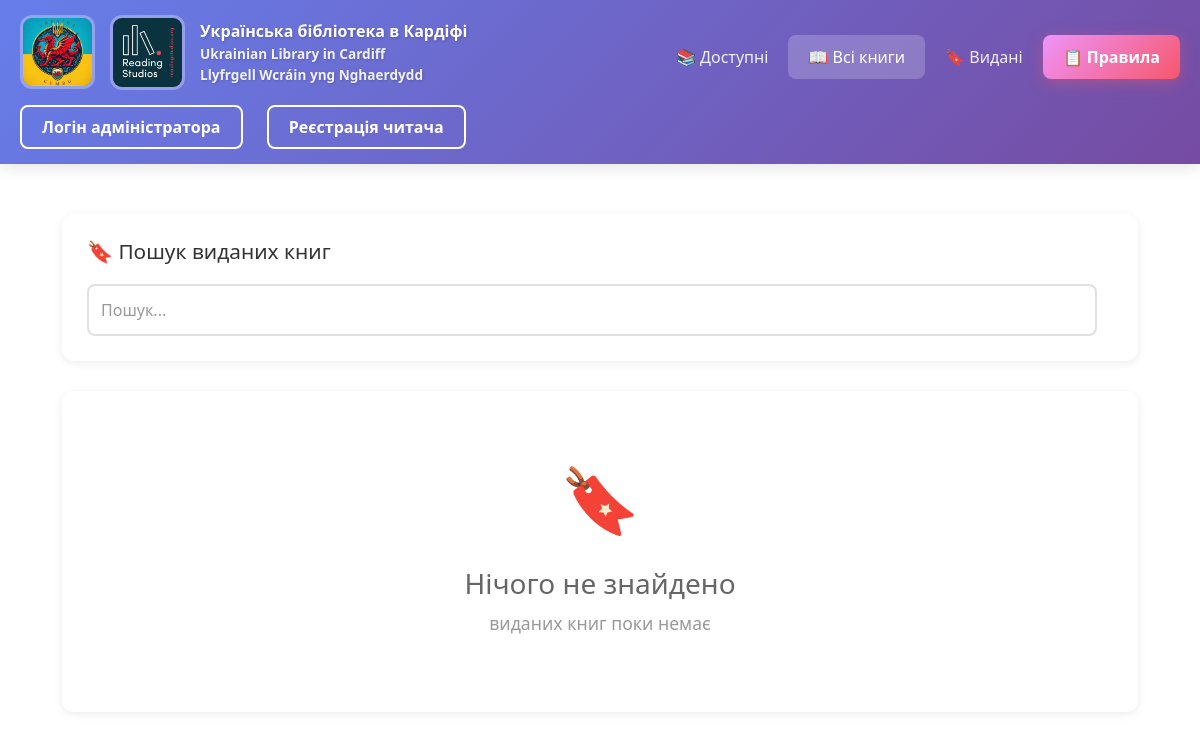
Before: /booked with the older database file.
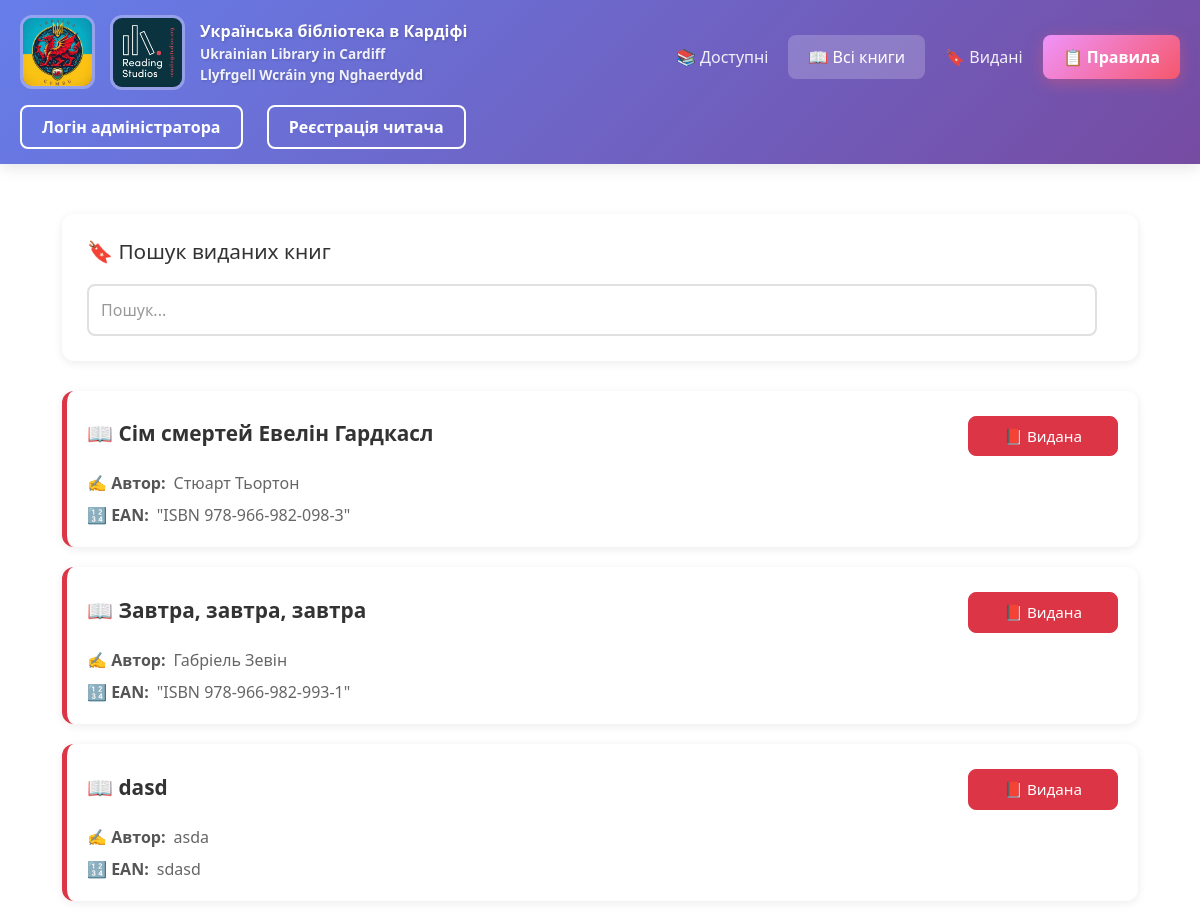
After: the same page with the newer database file.
### app.py (models this page shows)
class Book(db.Model):
    id = db.Column(db.Integer, primary_key=True)
    name_book = db.Column(db.String(100), nullable=False)
    author = db.Column(db.String(100), nullable=False)
    surname = db.Column(db.String(100), default='')
    ean = db.Column(db.Text, nullable=False)
    buyer = db.Column(db.String(100), nullable=False)
    phone = db.Column(db.String(20), nullable=False)
    stat = db.Column(db.String(20), nullable=False)
    date = db.Column(db.DateTime, default=datetime.utcnow)
    enddate = db.Column(db.DateTime, default=datetime.utcnow)
    history = db.Column(db.String(100), default='')

### app.py (the view)
@app.route('/booked')
def booked():
    search_query = request.args.get('search', '')
    if search_query:
        search_query_lower = search_query.lower()
        booked = []
        for book in Book.query.filter(Book.stat == 'видана').all():
            if (search_query_lower in book.name_book.lower() or
                search_query_lower in book.author.lower() or
                search_query_lower in book.ean.lower()):
                booked.append(book)
    else:
        booked = Book.query.filter(Book.stat == 'видана').all()
    return render_template('booked.html', booked=booked, search_query=search_query)

### templates/booked.html (shortened to what this page needs)
{% extends 'base.html' %}
{% block body %}
<div class="container" style="max-width: 1200px; margin: 0 auto; padding: 20px;">
    <div style="background: white; padding: 25px; border-radius: 12px; box-shadow: 0 2px 10px rgba(0,0,0,0.08); margin-bottom: 30px;">
        <h3 style="color: #333; margin-bottom: 20px; font-size: 1.3em; display: flex; align-items: center; gap: 10px;">
            🔖 Пошук виданих книг
        </h3>
        <form class="col-12 col-lg-auto mb-3 mb-lg-0 me-lg-3" method="GET" action="/booked" style="display: flex; gap: 15px; align-items: center; flex-wrap: wrap;">
            <input type="search" name="search" id="searchInput" class="search form-control text-bg-white" placeholder="Пошук..." aria-label="Search" value="{{ search_query if search_query else '' }}" style="flex: 1; min-width: 100%; padding: 12px; border: 2px solid #e0e0e0; border-radius: 8px; font-size: 1em; transition: border 0.3s;">
        </form>
    </div>
    {% if booked %}
        <div style="display: grid; gap: 20px;">
            {% for el in booked %}
            <div class="gigi">
                <div class="didi"
                    style="background: white; padding: 20px; border-radius: 12px; box-shadow: 0 2px 10px rgba(0,0,0,0.08); cursor: pointer; transition: transform 0.2s, box-shadow 0.3s; border-left: 5px solid #dc3545;"
                    onclick="window.location.href='/books/{{ el.id }}'"
                    onmouseover="this.style.transform='translateY(-3px)'; this.style.boxShadow='0 6px 20px rgba(0,0,0,0.15)';"
                    onmouseout="this.style.transform='translateY(0)'; this.style.boxShadow='0 2px 10px rgba(0,0,0,0.08)';">
                    <div class="book-header" style="display: flex; justify-content: space-between; align-items: center; margin-bottom: 15px;">
                        <h3 class="tutu" style="margin: 0; font-size: 1.3em; color: #333; font-weight: 600;">
                            📖 {{ el.name_book }}
                        </h3>
                        <span class="btn btn-danger"
                            style="width: 150px; padding: 8px 16px; font-size: 0.95em; border-radius: 8px; pointer-events: none;">
                            📕 Видана
                        </span>
                    </div>
                    <div style="display: flex; flex-direction: column; gap: 8px; color: #666;">
                        <p class="tutu" style="margin: 0; display: flex; align-items: center; gap: 8px;">
                            <span style="font-weight: 600; color: #555;">✍️ Автор:</span> {{ el.author }}
                        </p>
                        <p class="tutu" style="margin: 0; display: flex; align-items: center; gap: 8px;">
                            <span style="font-weight: 600; color: #555;">🔢 EAN:</span> {{ el.ean }}
                        </p>
                    </div>
                </div>
            </div>
            {% endfor %}
        </div>
    {% else %}
        <div style="background: white; padding: 60px 20px; border-radius: 12px; box-shadow: 0 2px 10px rgba(0,0,0,0.08); text-align: center;">
            <div style="font-size: 4em; margin-bottom: 20px;">🔖</div>
            <h3 style="color: #666; margin-bottom: 10px;">Нічого не знайдено</h3>
            {% if search_query %}
            <p style="color: #999; font-size: 1.1em;">За запитом "<strong>{{ search_query }}</strong>" виданих книг не знайдено</p>
            {% else %}
            <p style="color: #999; font-size: 1.1em;">виданих книг поки немає</p>
            {% endif %}
        </div>
    {% endif %}
</div>
{% endblock %}

Changed rows visible on the page:
now on this page (row edited): Book: name_book "Сім смертей Евелін Гардкасл", author "Стюарт Тьортон", ean "\"ISBN 978-966-982-098-3\""
now on this page (row edited): Book: name_book "Завтра, завтра, завтра", author "Габріель Зевін", ean "\"ISBN 978-966-982-993-1\""
now on this page (row edited): Book: name_book "dasd", author "asda", ean "sdasd"
Other visible differences:
text no longer shown: "🔖 Нічого не знайдено виданих книг поки немає"
